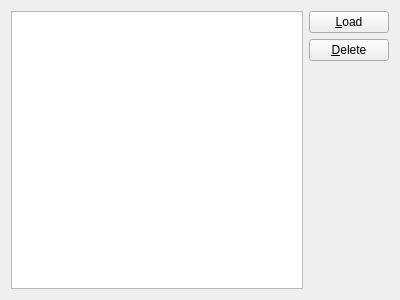
<?xml version="1.0" encoding="UTF-8"?>
<ui version="4.0">
 <class>FlightWidget</class>
 <widget class="QWidget" name="FlightWidget">
  <property name="minimumSize">
   <size>
    <width>400</width>
    <height>300</height>
   </size>
  </property>
  <property name="windowTitle">
   <string>Flight</string>
  </property>
  <layout class="QHBoxLayout" name="horizontalLayout">
   <item>
    <widget class="QTableWidget" name="flightTableWidget"/>
   </item>
   <item>
    <layout class="QVBoxLayout" name="verticalLayout">
     <item>
      <widget class="QPushButton" name="loadPushButton">
       <property name="text">
        <string>&amp;Load</string>
       </property>
      </widget>
     </item>
     <item>
      <widget class="QPushButton" name="deletePushButton">
       <property name="text">
        <string>&amp;Delete</string>
       </property>
      </widget>
     </item>
     <item>
      <spacer name="verticalSpacer">
       <property name="orientation">
        <enum>Qt::Vertical</enum>
       </property>
       <property name="sizeHint" stdset="0">
        <size>
         <width>20</width>
         <height>40</height>
        </size>
       </property>
      </spacer>
     </item>
    </layout>
   </item>
  </layout>
 </widget>
 <resources/>
 <connections/>
</ui>
